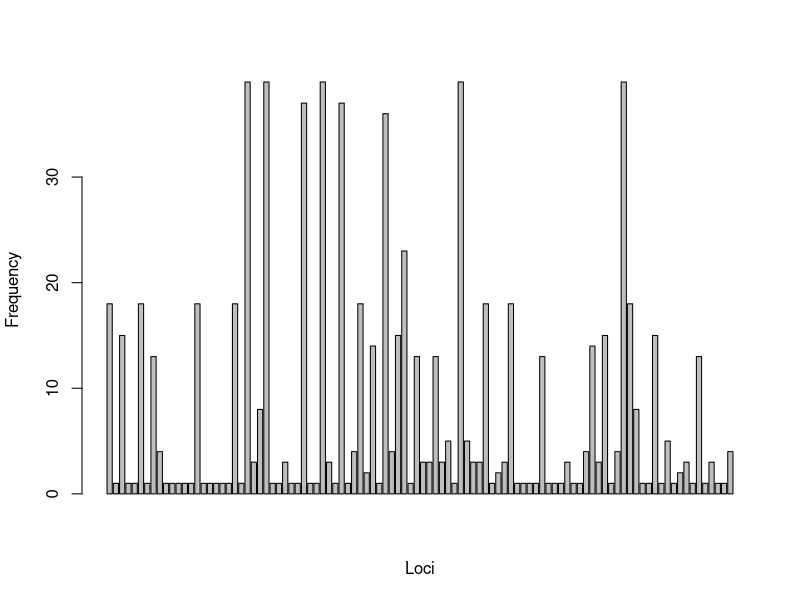

R code for this plot:
# Desc: A script to look at the alleles, genotype, heterozygosity and homozygosity of a data set.  Input: `../data/bears.csv`.

############HOUSEKEEPING#############
rm(list = ls())

############DATA#################
bears <- read.csv("../data/bears.csv", colClasses = "character", stringsAsFactors = F, header = F)

############### FUNCTIONS ##################
Find_SNPs <- function(d){ #finds columns with more than 1 unique value and retruns them. 
    #VARS: d = data
    loci <- NULL
    for(i in 1:ncol(d)){
        if(length(unique(d[,i])) >1){ # find column with more than 1 unique value and record it
            loci <- c(loci, i) 
        }
    
    }
    return(loci)
}

Allele_Freq <- function(d, positions){ #finds frequecy of alleles when given an integer vector of positions 
    #VARS: d = data, positions = positions of alleles
    
    
    #define vars for building the dataframe at end.
    freqs <- rep(0, length(positions)) # allele frequencies
    allele1 <- rep(NA, length(positions)) # base allele
    allele2 <- rep(NA, length(positions)) # 1st allele that differs from baseline
    ##include allele 3 and 4 for non-diallelic data
    allele3 <- rep(NA, length(positions))
    allele4 <- rep(NA, length(positions))
    
    
    for(i in 1:length(positions)){

        for(s in 1:nrow(d)){
            
            if(d[s,positions[i]] != d[1,positions[i]]){
                freqs[i] <- freqs[i] + 1 # tick up the frequency for that row
                
            }
            if (length(unique(d[,positions[i]])) >= 2){
                allele1[i] <- unique(d[,positions[i]])[1]
                allele2[i] <- unique(d[,positions[i]])[2]
            }
            if (length(unique(d[,positions[i]])) >= 3){ # accounting for non-di-allelic data
                allele3[i] <- unique(d[,positions[i]])[3]
            }
            if (length(unique(d[,positions[i]])) >= 4){ # accounting for non-di-allelic data
                allele4[i] <- unique(d[,positions[i]])[4]    
                
            }
            
            
            
        }
        
    }
    freqDF <- rbind(positions, allele1)
    freqDF <- rbind(freqDF, allele2)
    if(all(is.na(allele3)) == F){  ## check if there is any data in allele 3 and 4, if so bind them
        freqDF <- rbind(freqDF, allele3)
    }
    if(all(is.na(allele4)) == F){
        freqDF <- rbind(freqDF, allele4)
    }
    
    freqDF <- rbind(freqDF, freqs) # bind the frequencies
    return(freqDF)
    
}



Geno_Freq <- function(d, position){#finds frequecy of genotypes when given an integer vector of positions.
    #assumes data is di-allelic
    #VARS: d = data, positions = positions of alleles
    
    label <- c("AA", "TT", "CC", "GG", "HZ")
    GenoDF <- matrix(0, ncol = 5, nrow = nrow(d)/2)
    for(i in position){# look at allele locus in chromosome 1 of ind
        ind <- ind + 1 # tick for next ind
        for(s in (1:nrow(d))){
            if(s %% 2 != 0){ # have loop only occur with odd numbers ie first chromosome of ind
                tmp <- s+1 #the pair chromosome row
                if(d[s,i] == d[tmp,i]){
                    pos <- match(paste(d[s,i], d[tmp,i], sep = ""), label) #find which col to place the value
                    print(pos)

                    GenoDF[ind, pos] <- GenoDF[ind, pos] + 1

                   # match(1, 2)
                }
                else{
                    GenoDF[ind, 5] <- GenoDF[ind, 5] + 1
                #currently making more entries than there are ind
                }
                ind <- ind + 1 # tick for next ind
                
            }
            
        }
    }
    colnames(GenoDF) <- label # add colnames
    rownames(GenoDF) <- position
}
###############MAIN###############


##Q1
SNPpos <- Find_SNPs(bears)
##Q2
freqs <- Allele_Freq(bears, SNPpos)
print(freqs) ##silly but asked to print it
barplot(as.numeric(freqs[4,]), xlab = "Loci", ylab = "Frequency")
##Q3




####### debugging #####
position <- SNPpos
d <- bears

